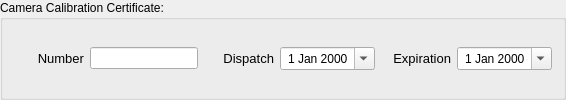
    <widget class="QGroupBox" name="groupBox_2">
     <property name="title">
      <string>Camera Calibration Certificate:</string>
     </property>
     <layout class="QHBoxLayout" name="horizontalLayout_38" stretch="0,1,0,1,0,1">
      <item>
       <widget class="QLabel" name="label_5">
        <property name="sizePolicy">
         <sizepolicy hsizetype="MinimumExpanding" vsizetype="Preferred">
          <horstretch>0</horstretch>
          <verstretch>0</verstretch>
         </sizepolicy>
        </property>
        <property name="minimumSize">
         <size>
          <width>70</width>
          <height>0</height>
         </size>
        </property>
        <property name="text">
         <string>&lt;!DOCTYPE HTML PUBLIC &quot;-//W3C//DTD HTML 4.0//EN&quot; &quot;http://www.w3.org/TR/REC-html40/strict.dtd&quot;&gt;
&lt;html&gt;&lt;head&gt;&lt;meta name=&quot;qrichtext&quot; content=&quot;1&quot; /&gt;&lt;style type=&quot;text/css&quot;&gt;
p, li { white-space: pre-wrap; }
&lt;/style&gt;&lt;/head&gt;&lt;body style=&quot; font-family:'Sans'; font-size:10pt; font-weight:400; font-style:normal;&quot;&gt;
&lt;table style=&quot;-qt-table-type: root; margin-top:4px; margin-bottom:4px; margin-left:4px; margin-right:4px;&quot;&gt;
&lt;tr&gt;
&lt;td style=&quot;border: none;&quot;&gt;
&lt;p align=&quot;right&quot; style=&quot; margin-top:0px; margin-bottom:0px; margin-left:0px; margin-right:0px; -qt-block-indent:0; text-indent:0px;&quot;&gt;Number&lt;/p&gt;&lt;/td&gt;&lt;/tr&gt;&lt;/table&gt;&lt;/body&gt;&lt;/html&gt;</string>
        </property>
       </widget>
      </item>
      <item>
       <widget class="QLineEdit" name="cameraNumberLineEdit">
        <property name="sizePolicy">
         <sizepolicy hsizetype="Minimum" vsizetype="Fixed">
          <horstretch>0</horstretch>
          <verstretch>0</verstretch>
         </sizepolicy>
        </property>
        <property name="maximumSize">
         <size>
          <width>200</width>
          <height>16777215</height>
         </size>
        </property>
       </widget>
      </item>
      <item>
       <widget class="QLabel" name="label_6">
        <property name="sizePolicy">
         <sizepolicy hsizetype="MinimumExpanding" vsizetype="Preferred">
          <horstretch>0</horstretch>
          <verstretch>0</verstretch>
         </sizepolicy>
        </property>
        <property name="minimumSize">
         <size>
          <width>70</width>
          <height>0</height>
         </size>
        </property>
        <property name="text">
         <string>&lt;!DOCTYPE HTML PUBLIC &quot;-//W3C//DTD HTML 4.0//EN&quot; &quot;http://www.w3.org/TR/REC-html40/strict.dtd&quot;&gt;
&lt;html&gt;&lt;head&gt;&lt;meta name=&quot;qrichtext&quot; content=&quot;1&quot; /&gt;&lt;style type=&quot;text/css&quot;&gt;
p, li { white-space: pre-wrap; }
&lt;/style&gt;&lt;/head&gt;&lt;body style=&quot; font-family:'Sans'; font-size:10pt; font-weight:400; font-style:normal;&quot;&gt;
&lt;table style=&quot;-qt-table-type: root; margin-top:4px; margin-bottom:4px; margin-left:4px; margin-right:4px;&quot;&gt;
&lt;tr&gt;
&lt;td style=&quot;border: none;&quot;&gt;
&lt;p align=&quot;right&quot; style=&quot; margin-top:0px; margin-bottom:0px; margin-left:0px; margin-right:0px; -qt-block-indent:0; text-indent:0px;&quot;&gt;Dispatch&lt;/p&gt;&lt;/td&gt;&lt;/tr&gt;&lt;/table&gt;&lt;/body&gt;&lt;/html&gt;</string>
        </property>
       </widget>
      </item>
      <item>
       <widget class="QDateEdit" name="cameraDispatchDateEdit">
        <property name="layoutDirection">
         <enum>Qt::LeftToRight</enum>
        </property>
        <property name="alignment">
         <set>Qt::AlignCenter</set>
        </property>
        <property name="buttonSymbols">
         <enum>QAbstractSpinBox::UpDownArrows</enum>
        </property>
        <property name="calendarPopup">
         <bool>true</bool>
        </property>
       </widget>
      </item>
      <item>
       <widget class="QLabel" name="label_7">
        <property name="sizePolicy">
         <sizepolicy hsizetype="MinimumExpanding" vsizetype="Preferred">
          <horstretch>0</horstretch>
          <verstretch>0</verstretch>
         </sizepolicy>
        </property>
        <property name="minimumSize">
         <size>
          <width>70</width>
          <height>0</height>
         </size>
        </property>
        <property name="text">
         <string>&lt;!DOCTYPE HTML PUBLIC &quot;-//W3C//DTD HTML 4.0//EN&quot; &quot;http://www.w3.org/TR/REC-html40/strict.dtd&quot;&gt;
&lt;html&gt;&lt;head&gt;&lt;meta name=&quot;qrichtext&quot; content=&quot;1&quot; /&gt;&lt;style type=&quot;text/css&quot;&gt;
p, li { white-space: pre-wrap; }
&lt;/style&gt;&lt;/head&gt;&lt;body style=&quot; font-family:'Sans'; font-size:10pt; font-weight:400; font-style:normal;&quot;&gt;
&lt;table style=&quot;-qt-table-type: root; margin-top:4px; margin-bottom:4px; margin-left:4px; margin-right:4px;&quot;&gt;
&lt;tr&gt;
&lt;td style=&quot;border: none;&quot;&gt;
&lt;p align=&quot;right&quot; style=&quot; margin-top:0px; margin-bottom:0px; margin-left:0px; margin-right:0px; -qt-block-indent:0; text-indent:0px;&quot;&gt;Expiration&lt;/p&gt;&lt;/td&gt;&lt;/tr&gt;&lt;/table&gt;&lt;/body&gt;&lt;/html&gt;</string>
        </property>
       </widget>
      </item>
      <item>
       <widget class="QDateEdit" name="cameraExpirationDateEdit">
        <property name="alignment">
         <set>Qt::AlignCenter</set>
        </property>
        <property name="buttonSymbols">
         <enum>QAbstractSpinBox::UpDownArrows</enum>
        </property>
        <property name="calendarPopup">
         <bool>true</bool>
        </property>
       </widget>
      </item>
     </layout>
    </widget>
